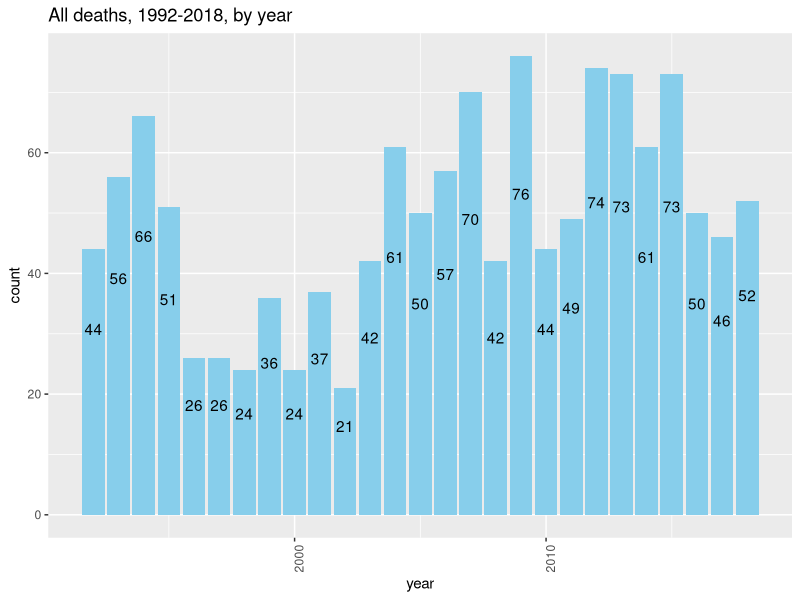
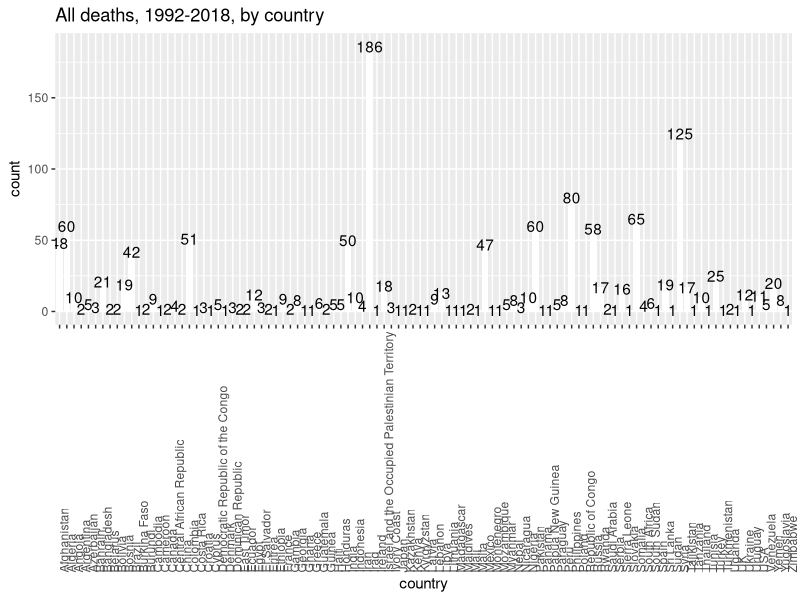
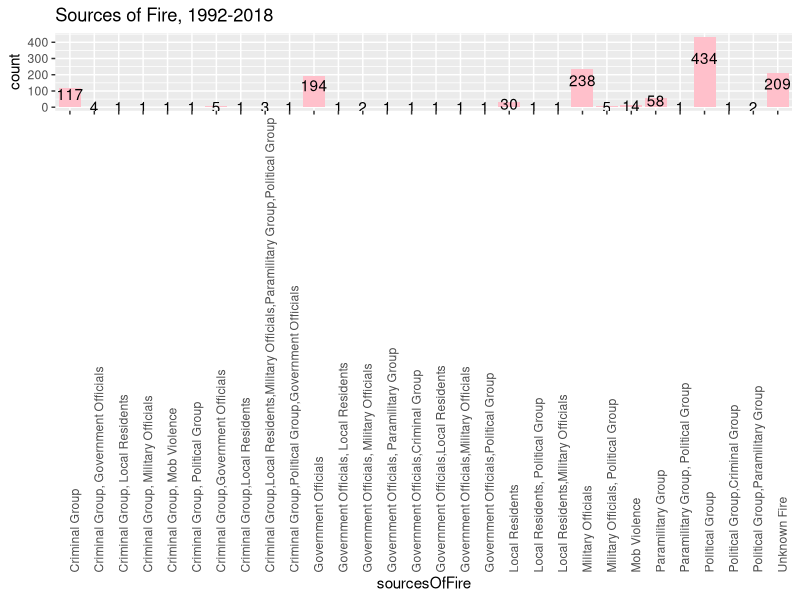
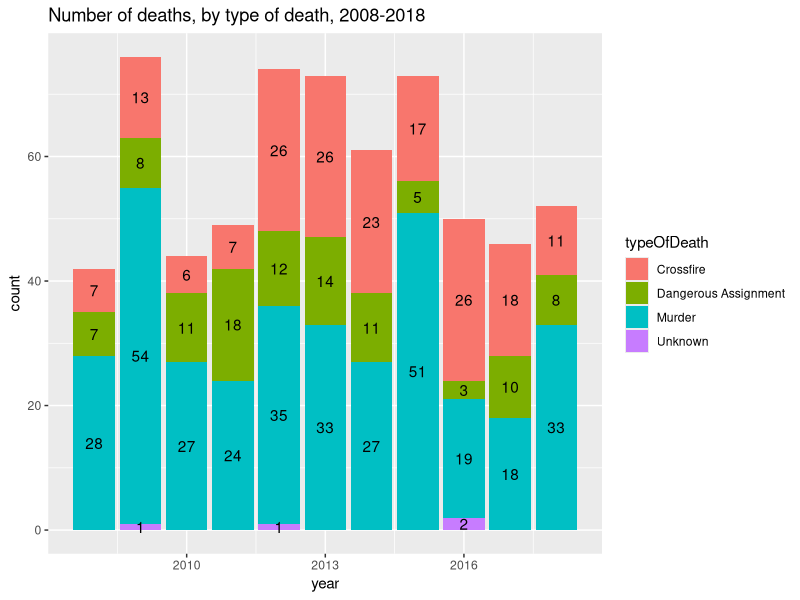
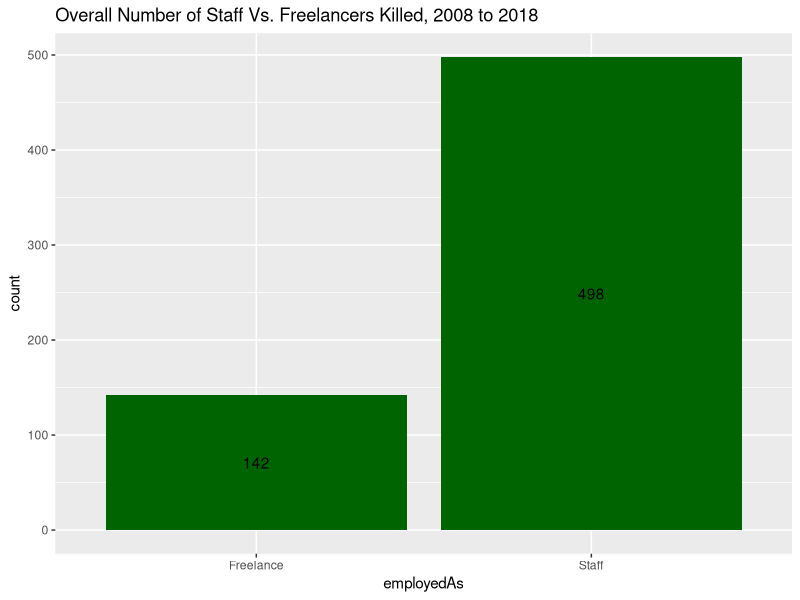
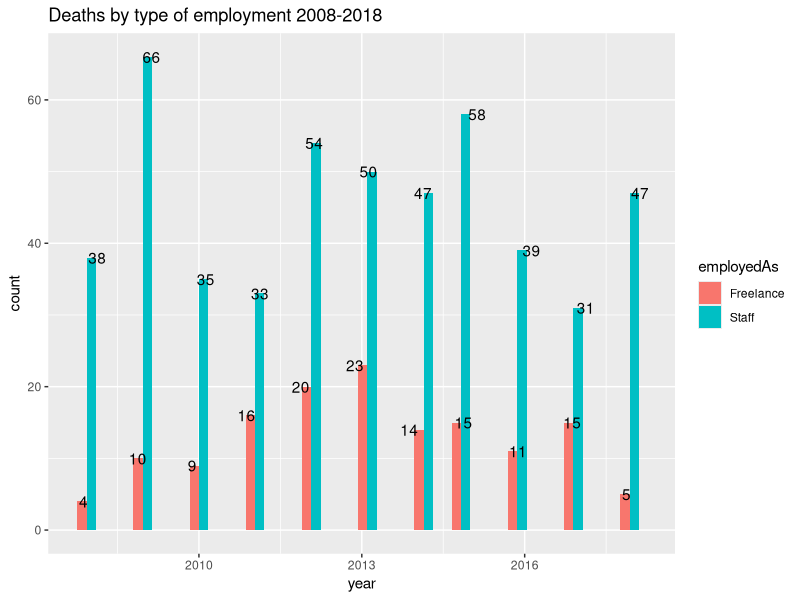
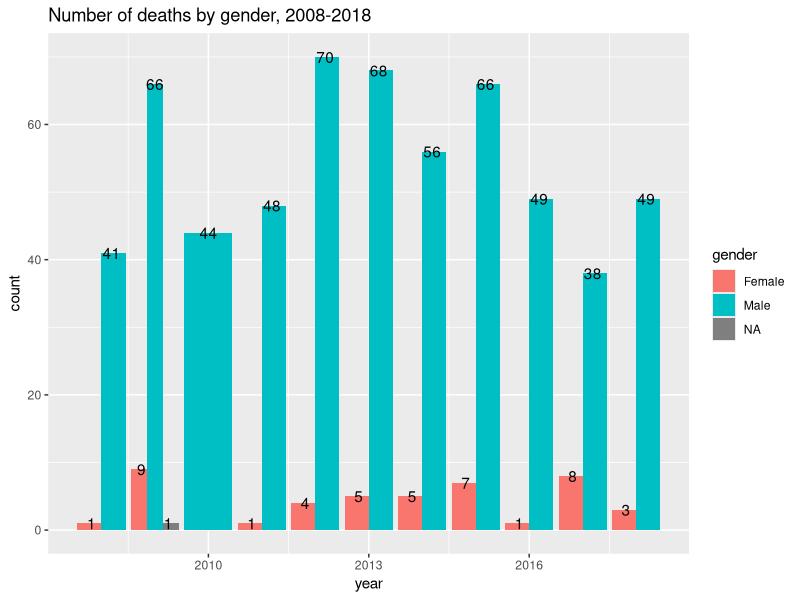
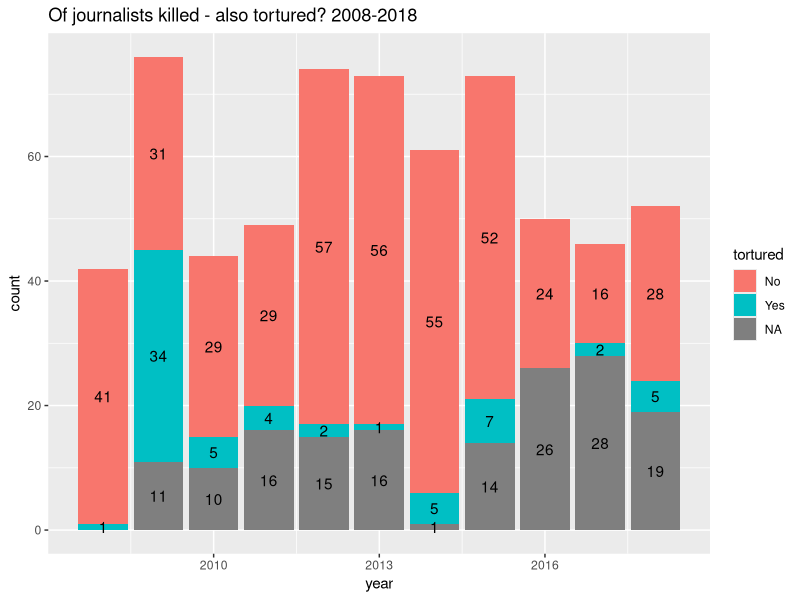

Write the R code that produced these figures, in order.
#load data and relevant libraries
library(tidyverse)
CPJ <- read.csv("CPJ Data.csv", na = c ( "", "NA"))

#removing variables containing little/no data
CPJ <- select(CPJ, year,fullName,primaryNationality, gender,typeOfDeath, employedAs, organizations, jobs,coverage, mediums, country,location,
              locality,localOrForeign,sourcesOfFire, motiveConfirmed, tortured, captive, threatened)  
                           
#all deaths, by year, since 1992
ggplot(CPJ, aes(x = year)) + geom_bar(fill = "skyblue") + theme(axis.text.x = element_text(angle = 90, hjust=0)) + 
  geom_text(aes(label=..count..),stat="count",position=position_stack(0.7)) + ggtitle("All deaths, 1992-2018, by year")


#all deaths, by country, since 1992
ggplot(CPJ, aes(x = country)) + geom_histogram(stat = "count", position = "dodge", fill = "white") + theme(axis.text.x = element_text(angle = 90, hjust=0)) + 
                          geom_text(aes(label=..count..),stat="count",position=position_stack()) + ggtitle("All deaths, 1992-2018, by country")

#sources of fire
ggplot(CPJ, aes(x = sourcesOfFire)) + geom_bar(fill = "pink") + theme(axis.text.x = element_text(angle = 90, hjust=0)) + 
  geom_text(aes(label=..count..),stat="count",position=position_stack(0.7)) + ggtitle("Sources of Fire, 1992-2018")


#filter the data so that we are only looking at data from the last ten years
CPJ1 <- filter(CPJ, CPJ$year >= 2008)

#plot of number of deaths in the last ten years by type of death
ggplot(CPJ1, aes(x = year, fill= typeOfDeath)) + geom_bar() + ggtitle("Number of deaths, by type of death, 2008-2018") + geom_text(aes(label=..count..),stat="count",position=position_stack(0.5))

                  
#bar plot for overall number of deaths in the last ten years by type of employment
ggplot(CPJ1, aes(x = employedAs)) + geom_bar (fill = "darkgreen") + ggtitle("Overall Number of Staff Vs. Freelancers Killed, 2008 to 2018")+ geom_text(aes(label=..count..),stat="count",position=position_stack(0.5))


#bar plot for number of deaths in the last ten years and type of employment
ggplot(CPJ1, aes(x = year, fill = employedAs)) + geom_histogram(position = "dodge") + ggtitle("Deaths by type of employment 2008-2018")+ geom_text(aes(label=..count..),stat="count",position=position_dodge(0.5))


#bar plot of overall number of deaths by gender from 2008-2018
ggplot(CPJ1, aes(x = year, fill = gender)) + geom_bar(position = "dodge") + ggtitle("Number of deaths by gender, 2008-2018")+ geom_text(aes(label=..count..),stat="count",position=position_dodge(0.75))


#plot of how many tortured/not tortured from 2008-2018
ggplot(CPJ1, aes(x = year, fill = tortured)) + geom_bar() + ggtitle("Of journalists killed - also tortured? 2008-2018")+ geom_text(aes(label=..count..),stat="count",position=position_stack(0.5))




#plot showing number tortured and/or captured, 2008-2018
ggplot(CPJ1, aes(x = tortured, fill = captive )) + geom_bar() + ggtitle("Overall tortured and captive (of those killed), 2008-2018")+ geom_text(aes(label=..count..),stat="count",position=position_stack(0.5))


#how many threathened from 2008-2018?
ggplot(CPJ1, aes(x = threatened)) + geom_bar(fill = "black") + ggtitle("Threatened (of all killed), 2008-2018")


#threats over the years
ggplot(CPJ1, aes(x = year, fill = threatened)) + geom_bar() + ggtitle("Threatened (of those killed) by year, 2008-2018")+ geom_text(aes(label=..count..),stat="count",position=position_stack(0.5))

#Examining 2018
CPJ2 <- filter(CPJ, CPJ$year == 2018)

#renaming Central African Republic and Israel and Occupied Palestine for better chart readability
levels(CPJ2$country) <- c(levels(CPJ2$country), "Israel&Palestine", "CAR") 
levels(CPJ2$primaryNationality) <-  c(levels(CPJ2$primaryNationality), "Israel&Palestine", "CAR")
CPJ2$country[CPJ2$country == "Israel and the Occupied Palestinian Territory"]  <-  "Israel&Palestine" 
CPJ2$country[CPJ2$country == "Central African Republic"]  <-  "CAR" 
CPJ2$primaryNationality[CPJ2$primaryNationality == "Israel and the Occupied Palestinian Territory"] <-  "Israel&Palestine"
CPJ2$primaryNationality[CPJ2$primaryNationality == "Central African Republic"]  <-  "CAR"

# plot of number of deaths by country(location of death) in 2018
ggplot(CPJ2, aes(x = country)) + geom_bar(position = "dodge", fill = "red") + ggtitle("Number of deaths by country in 2018") + geom_text(aes(label=..count..),stat="count",position=position_stack(0.5))


#plot of primary nationality of those killed in 2018 and the location of their deaths
ggplot(CPJ2, aes(x = primaryNationality, fill = country)) + geom_bar(position = "dodge") + ggtitle("Primary nationality and country (of death) of those killed,2018")+ geom_text(aes(label=..count..),stat="count",position=position_stack(0.5))


#torture in 2018
ggplot(CPJ2, aes(x = tortured)) + geom_bar(fill = "magenta1") + ggtitle("Of journalists killed - also tortured? 2018")+ geom_text(aes(label=..count..),stat="count",position=position_stack(0.5))


#captivity in 2018
ggplot(CPJ2, aes(x = captive)) + geom_bar(fill = "cyan2") + ggtitle("Of journalists killed - also held captive?  2018")+ geom_text(aes(label=..count..),stat="count",position=position_stack(0.5))


#threats in 2018
ggplot(CPJ2, aes(x = threatened)) + geom_bar(fill = "tan") + ggtitle(" Of journalists killed -  also threatened? 2018")+ geom_text(aes(label=..count..),stat="count",position=position_stack(0.5))


#threats by nationality 2018
ggplot(CPJ2, aes(x = primaryNationality, fill = threatened)) + geom_bar() + ggtitle("Threatened by primary nationality of journalist, 2018")+ geom_text(aes(label=..count..),stat="count",position=position_stack(0.5))


#captive by nationality, 2018
ggplot(CPJ2, aes(x = primaryNationality, fill = captive)) + geom_bar() + ggtitle("Captive by primary nationality of journalist, 2018")+ geom_text(aes(label=..count..),stat="count",position=position_stack(0.5))

#tortured by primary natioanlity, 2018
ggplot(CPJ2, aes(x = primaryNationality, fill = tortured)) + geom_bar() + ggtitle("Tortured by primary nationality of journalist, 2018")+ geom_text(aes(label=..count..),stat="count",position=position_stack(0.5))




#filter so data only contains murders from the last 10 years
CPJ3 <-  filter(CPJ1, typeOfDeath == "Murder")

#plot of murders in  since 2008 

ggplot(CPJ3, aes(x = year)) + geom_bar(fill = "white")+ ggtitle("Number of murders, 2008-2018")+ geom_text(aes(label=..count..),stat="count",position=position_stack(0.5))


#bar plot for number of murders in the last ten years and type of employment
ggplot(CPJ3, aes(x = year, fill = employedAs)) + geom_bar() + ggtitle("Number of murders by type of employment, 2008-2018")+geom_text(aes(label=..count..),stat="count",position=position_stack(0.5))
                  
#bar plot for murders by gender
ggplot(CPJ3, aes(x = year, fill = gender)) + geom_bar(stat = "count", show.legend = TRUE) + ggtitle("Number of murders by gender, 2008-2018")+ 
                              geom_text(aes(label=..count..),stat="count",position=position_stack(0.5))
                  




